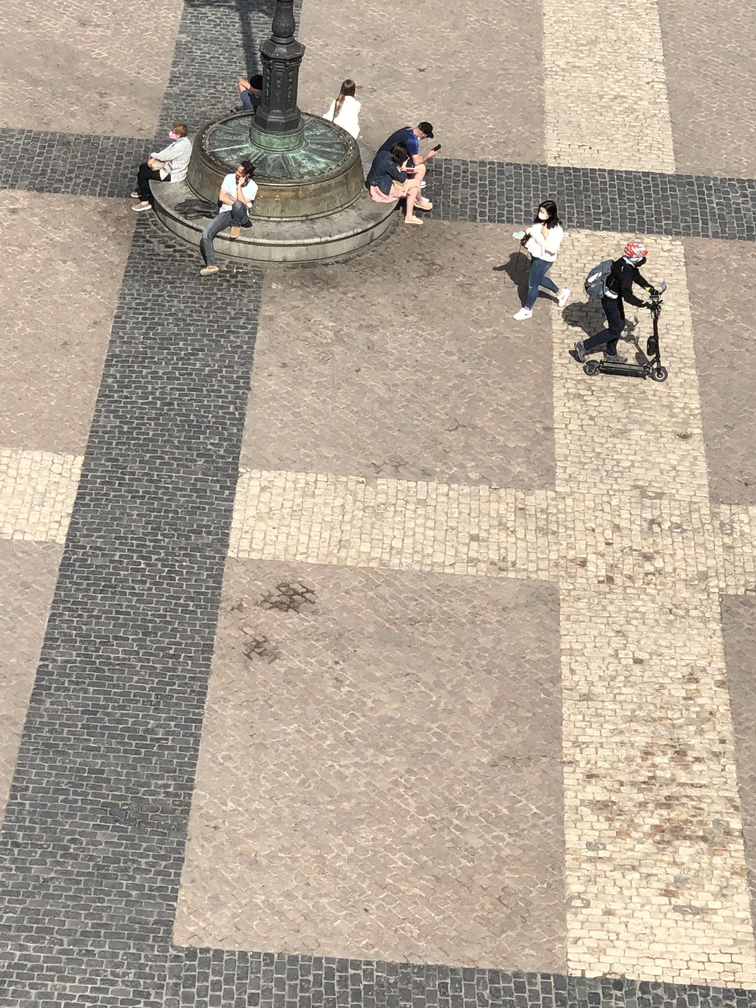
#> input picture images/plaza1.jpg, 756 x 1008 px
$ python harris_corner_sample.py
#> lines starting #> are read from the running program, lines starting #| are printed output that depends on the picture; after the words box and inside, x2 and y2 are one past the last pixel; in counts of white or black regions, pixels touching at a corner belong together
import numpy as np
import cv2 as cv

filename = 'images/plaza1.jpg'
img = cv.imread(filename)
#> img is the input picture: shape (1008, 756, 3); mean B, G, R 149.8, 164.7, 177

gray = cv.cvtColor(img,cv.COLOR_BGR2GRAY)
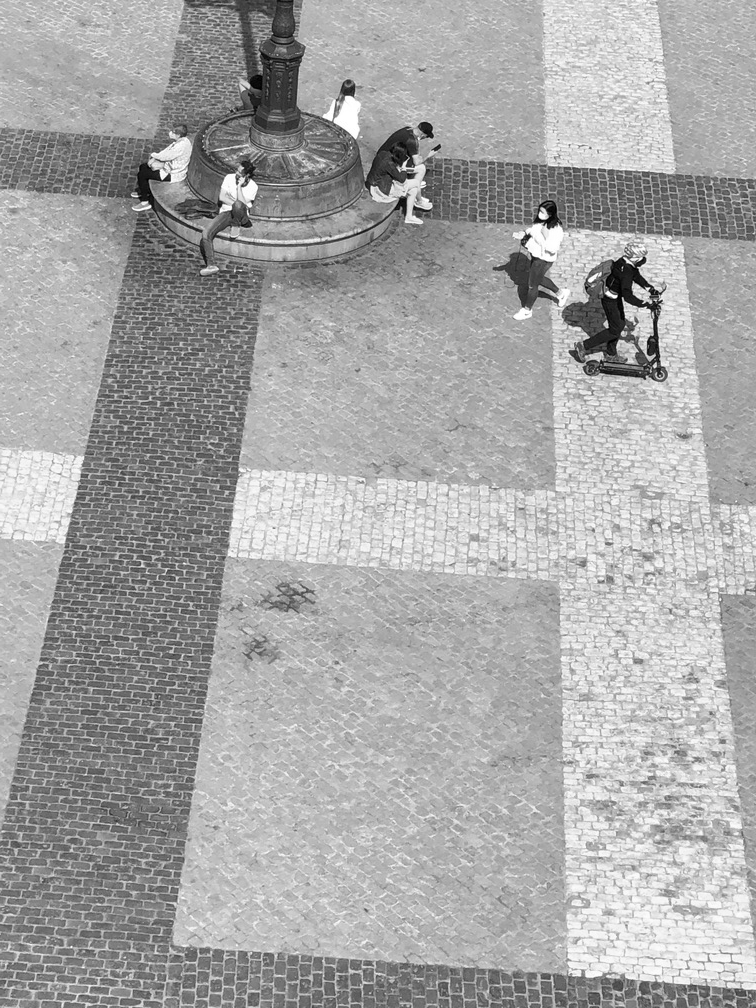
#> gray: shape (1008, 756); min 0, max 255, mean 166.7
print(np.shape(gray))
#| (1008, 756)
gray = np.float32(gray)
dst = cv.cornerHarris(gray,2,3,0.04)

#result is dilated for marking the corners, not important
dst = cv.dilate(dst,None)
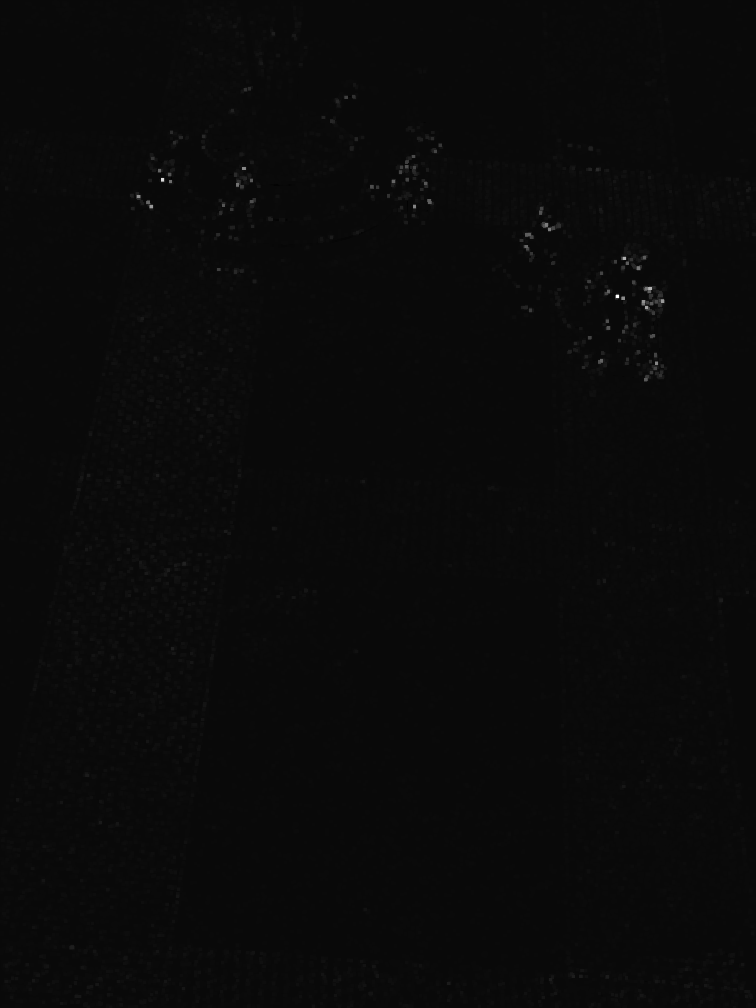
#> dst: shape (1008, 756) float32; min -6714411, max 166888416, mean 434886; drawn with min black and max white
# Threshold for an optimal value, it may vary depending on the image.
img[dst>0.01*dst.max()]=[0,0,255]
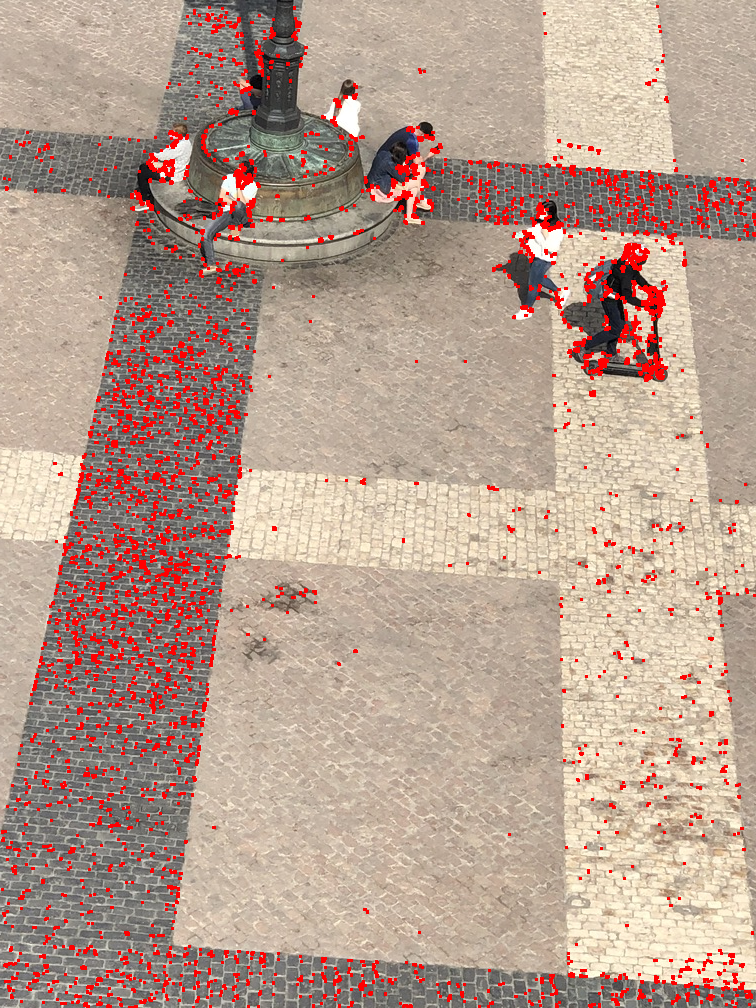
#> img: shape (1008, 756, 3); 5.42% of pixels changed, all inside (x1, y1, x2, y2) = (1, 5, 756, 1008)

cv.imshow('dst',img)
if cv.waitKey(0) & 0xff == 27:
#> (key Esc is pressed here)
    cv.destroyAllWindows()
